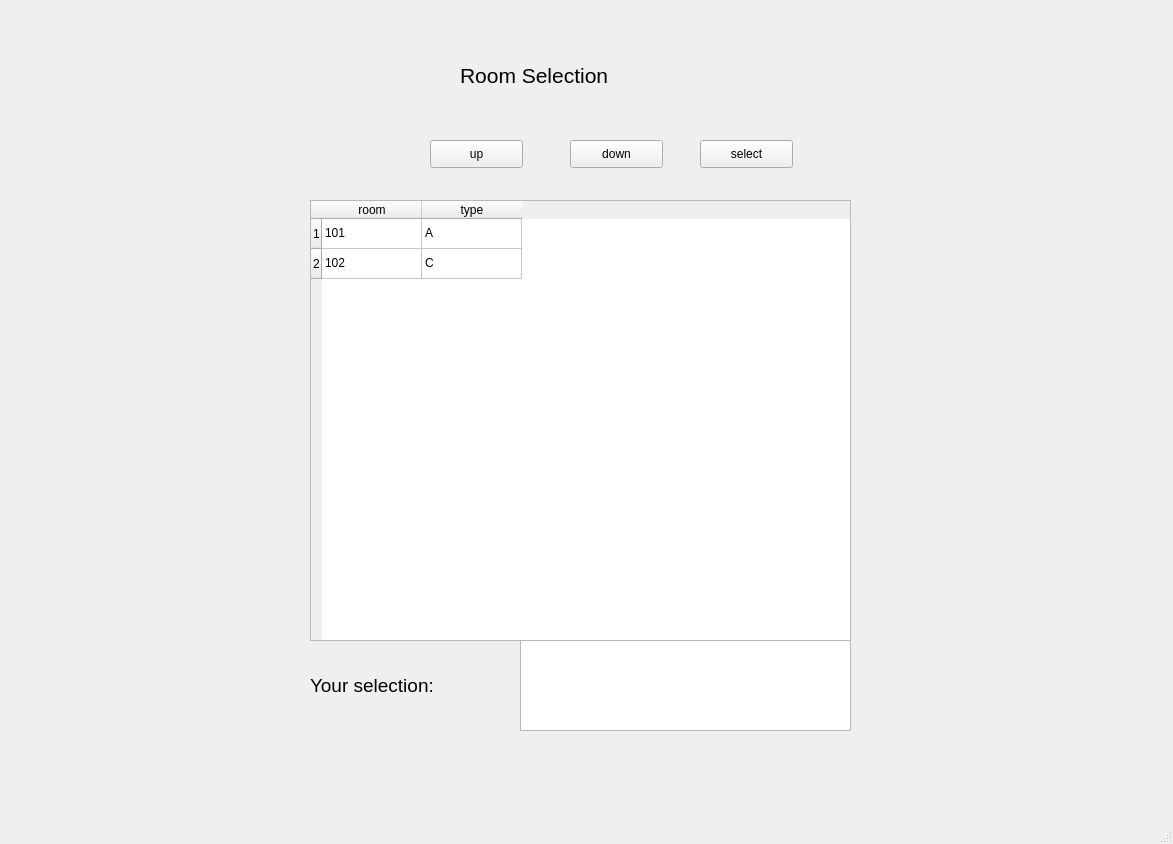
<?xml version="1.0" encoding="UTF-8"?>
<ui version="4.0">
 <class>MainWindow</class>
 <widget class="QMainWindow" name="MainWindow">
  <property name="geometry">
   <rect>
    <x>0</x>
    <y>0</y>
    <width>1173</width>
    <height>844</height>
   </rect>
  </property>
  <property name="windowTitle">
   <string>MainWindow</string>
  </property>
  <widget class="QWidget" name="centralwidget">
   <widget class="QTableWidget" name="tableWidget">
    <property name="geometry">
     <rect>
      <x>310</x>
      <y>200</y>
      <width>541</width>
      <height>441</height>
     </rect>
    </property>
    <row>
     <property name="text">
      <string>1</string>
     </property>
    </row>
    <row>
     <property name="text">
      <string>2</string>
     </property>
    </row>
    <column>
     <property name="text">
      <string>room</string>
     </property>
    </column>
    <column>
     <property name="text">
      <string>type</string>
     </property>
    </column>
    <item row="0" column="0">
     <property name="text">
      <string>101</string>
     </property>
    </item>
    <item row="0" column="1">
     <property name="text">
      <string>A</string>
     </property>
    </item>
    <item row="1" column="0">
     <property name="text">
      <string>102</string>
     </property>
    </item>
    <item row="1" column="1">
     <property name="text">
      <string>C</string>
     </property>
    </item>
   </widget>
   <widget class="QPushButton" name="select_up">
    <property name="geometry">
     <rect>
      <x>430</x>
      <y>140</y>
      <width>93</width>
      <height>28</height>
     </rect>
    </property>
    <property name="text">
     <string>up</string>
    </property>
   </widget>
   <widget class="QPushButton" name="select_down">
    <property name="geometry">
     <rect>
      <x>570</x>
      <y>140</y>
      <width>93</width>
      <height>28</height>
     </rect>
    </property>
    <property name="text">
     <string>down</string>
    </property>
   </widget>
   <widget class="QLabel" name="label">
    <property name="geometry">
     <rect>
      <x>310</x>
      <y>660</y>
      <width>201</width>
      <height>51</height>
     </rect>
    </property>
    <property name="font">
     <font>
      <pointsize>14</pointsize>
     </font>
    </property>
    <property name="text">
     <string>Your selection:</string>
    </property>
   </widget>
   <widget class="QTextBrowser" name="selection">
    <property name="geometry">
     <rect>
      <x>520</x>
      <y>640</y>
      <width>331</width>
      <height>91</height>
     </rect>
    </property>
    <property name="font">
     <font>
      <pointsize>14</pointsize>
     </font>
    </property>
   </widget>
   <widget class="QPushButton" name="select">
    <property name="geometry">
     <rect>
      <x>700</x>
      <y>140</y>
      <width>93</width>
      <height>28</height>
     </rect>
    </property>
    <property name="focusPolicy">
     <enum>Qt::StrongFocus</enum>
    </property>
    <property name="text">
     <string>select</string>
    </property>
   </widget>
   <widget class="QLabel" name="label_2">
    <property name="geometry">
     <rect>
      <x>460</x>
      <y>50</y>
      <width>221</width>
      <height>51</height>
     </rect>
    </property>
    <property name="font">
     <font>
      <pointsize>16</pointsize>
     </font>
    </property>
    <property name="text">
     <string>Room Selection</string>
    </property>
   </widget>
  </widget>
  <widget class="QMenuBar" name="menubar">
   <property name="geometry">
    <rect>
     <x>0</x>
     <y>0</y>
     <width>1173</width>
     <height>26</height>
    </rect>
   </property>
  </widget>
  <widget class="QStatusBar" name="statusbar"/>
 </widget>
 <resources/>
 <connections/>
</ui>
